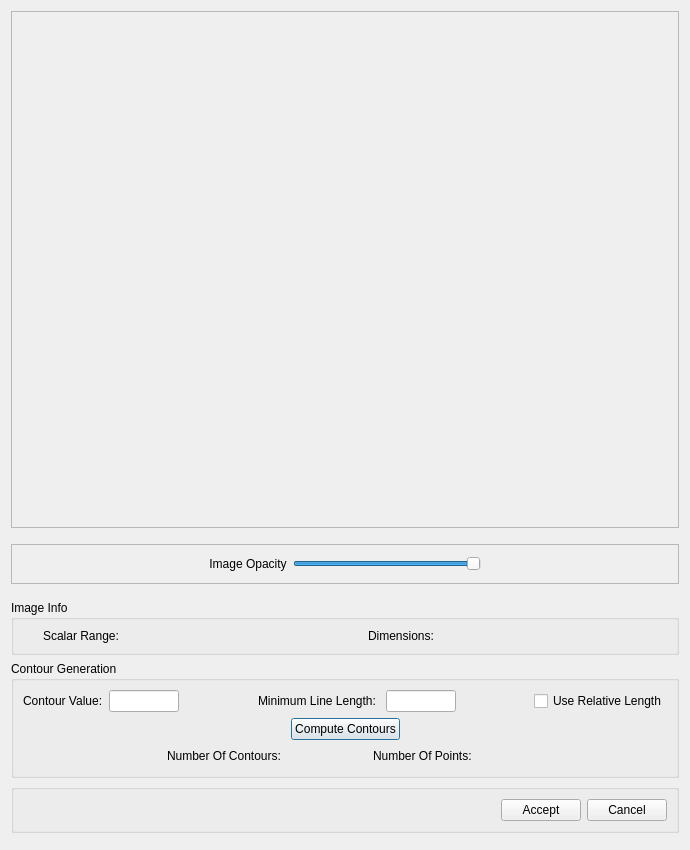
<?xml version="1.0" encoding="UTF-8"?>
<ui version="4.0">
 <class>qtCMBGenerateContoursDialog</class>
 <widget class="QDialog" name="qtCMBGenerateContoursDialog">
  <property name="geometry">
   <rect>
    <x>0</x>
    <y>0</y>
    <width>690</width>
    <height>850</height>
   </rect>
  </property>
  <property name="sizePolicy">
   <sizepolicy hsizetype="Preferred" vsizetype="Preferred">
    <horstretch>0</horstretch>
    <verstretch>0</verstretch>
   </sizepolicy>
  </property>
  <property name="windowTitle">
   <string>Generate Contours</string>
  </property>
  <layout class="QVBoxLayout" name="verticalLayout_6">
   <item>
    <widget class="QFrame" name="renderFrame">
     <property name="sizePolicy">
      <sizepolicy hsizetype="Preferred" vsizetype="Preferred">
       <horstretch>0</horstretch>
       <verstretch>0</verstretch>
      </sizepolicy>
     </property>
     <property name="minimumSize">
      <size>
       <width>0</width>
       <height>300</height>
      </size>
     </property>
     <property name="frameShape">
      <enum>QFrame::StyledPanel</enum>
     </property>
     <property name="frameShadow">
      <enum>QFrame::Raised</enum>
     </property>
    </widget>
   </item>
   <item>
    <spacer name="verticalSpacer">
     <property name="orientation">
      <enum>Qt::Vertical</enum>
     </property>
     <property name="sizeType">
      <enum>QSizePolicy::Fixed</enum>
     </property>
     <property name="sizeHint" stdset="0">
      <size>
       <width>20</width>
       <height>10</height>
      </size>
     </property>
    </spacer>
   </item>
   <item>
    <widget class="QFrame" name="loadImageFrame">
     <property name="sizePolicy">
      <sizepolicy hsizetype="Preferred" vsizetype="Fixed">
       <horstretch>0</horstretch>
       <verstretch>0</verstretch>
      </sizepolicy>
     </property>
     <property name="frameShape">
      <enum>QFrame::StyledPanel</enum>
     </property>
     <property name="frameShadow">
      <enum>QFrame::Raised</enum>
     </property>
     <layout class="QHBoxLayout" name="horizontalLayout_3">
      <item>
       <spacer name="horizontalSpacer_3">
        <property name="orientation">
         <enum>Qt::Horizontal</enum>
        </property>
        <property name="sizeHint" stdset="0">
         <size>
          <width>79</width>
          <height>20</height>
         </size>
        </property>
       </spacer>
      </item>
      <item>
       <widget class="QLabel" name="label_7">
        <property name="sizePolicy">
         <sizepolicy hsizetype="Preferred" vsizetype="Fixed">
          <horstretch>0</horstretch>
          <verstretch>0</verstretch>
         </sizepolicy>
        </property>
        <property name="text">
         <string>Image Opacity</string>
        </property>
        <property name="alignment">
         <set>Qt::AlignCenter</set>
        </property>
       </widget>
      </item>
      <item>
       <layout class="QVBoxLayout" name="verticalLayout_3">
        <item>
         <widget class="QSlider" name="imageOpacitySlider">
          <property name="maximum">
           <number>100</number>
          </property>
          <property name="singleStep">
           <number>2</number>
          </property>
          <property name="value">
           <number>100</number>
          </property>
          <property name="orientation">
           <enum>Qt::Horizontal</enum>
          </property>
         </widget>
        </item>
       </layout>
      </item>
      <item>
       <spacer name="horizontalSpacer_12">
        <property name="orientation">
         <enum>Qt::Horizontal</enum>
        </property>
        <property name="sizeHint" stdset="0">
         <size>
          <width>79</width>
          <height>20</height>
         </size>
        </property>
       </spacer>
      </item>
     </layout>
    </widget>
   </item>
   <item>
    <spacer name="verticalSpacer_2">
     <property name="orientation">
      <enum>Qt::Vertical</enum>
     </property>
     <property name="sizeType">
      <enum>QSizePolicy::Fixed</enum>
     </property>
     <property name="sizeHint" stdset="0">
      <size>
       <width>20</width>
       <height>10</height>
      </size>
     </property>
    </spacer>
   </item>
   <item>
    <widget class="QGroupBox" name="groupBox">
     <property name="sizePolicy">
      <sizepolicy hsizetype="Preferred" vsizetype="Fixed">
       <horstretch>0</horstretch>
       <verstretch>0</verstretch>
      </sizepolicy>
     </property>
     <property name="title">
      <string>Image Info</string>
     </property>
     <layout class="QHBoxLayout" name="horizontalLayout_2">
      <item>
       <widget class="QLabel" name="imageScalarRangeLabel">
        <property name="minimumSize">
         <size>
          <width>0</width>
          <height>0</height>
         </size>
        </property>
        <property name="text">
         <string>Scalar Range:</string>
        </property>
        <property name="indent">
         <number>20</number>
        </property>
       </widget>
      </item>
      <item>
       <widget class="QLabel" name="imageDimensionsLabel">
        <property name="minimumSize">
         <size>
          <width>250</width>
          <height>0</height>
         </size>
        </property>
        <property name="text">
         <string>Dimensions:</string>
        </property>
        <property name="margin">
         <number>0</number>
        </property>
        <property name="indent">
         <number>20</number>
        </property>
       </widget>
      </item>
     </layout>
    </widget>
   </item>
   <item>
    <widget class="QGroupBox" name="generateContoursBox">
     <property name="sizePolicy">
      <sizepolicy hsizetype="Preferred" vsizetype="Fixed">
       <horstretch>0</horstretch>
       <verstretch>0</verstretch>
      </sizepolicy>
     </property>
     <property name="title">
      <string>Contour Generation</string>
     </property>
     <layout class="QVBoxLayout" name="verticalLayout_4">
      <item>
       <layout class="QHBoxLayout" name="horizontalLayout">
        <item>
         <widget class="QLabel" name="label_2">
          <property name="text">
           <string>Contour Value:</string>
          </property>
         </widget>
        </item>
        <item>
         <widget class="QLineEdit" name="contourValue">
          <property name="sizePolicy">
           <sizepolicy hsizetype="Preferred" vsizetype="Fixed">
            <horstretch>0</horstretch>
            <verstretch>0</verstretch>
           </sizepolicy>
          </property>
          <property name="minimumSize">
           <size>
            <width>50</width>
            <height>0</height>
           </size>
          </property>
          <property name="maximumSize">
           <size>
            <width>70</width>
            <height>16777215</height>
           </size>
          </property>
         </widget>
        </item>
        <item>
         <spacer name="horizontalSpacer_10">
          <property name="orientation">
           <enum>Qt::Horizontal</enum>
          </property>
          <property name="sizeHint" stdset="0">
           <size>
            <width>40</width>
            <height>20</height>
           </size>
          </property>
         </spacer>
        </item>
        <item>
         <widget class="QLabel" name="label_6">
          <property name="text">
           <string>Minimum Line Length: </string>
          </property>
         </widget>
        </item>
        <item>
         <widget class="QLineEdit" name="minimumLineLength">
          <property name="sizePolicy">
           <sizepolicy hsizetype="Preferred" vsizetype="Fixed">
            <horstretch>0</horstretch>
            <verstretch>0</verstretch>
           </sizepolicy>
          </property>
          <property name="minimumSize">
           <size>
            <width>30</width>
            <height>0</height>
           </size>
          </property>
          <property name="maximumSize">
           <size>
            <width>70</width>
            <height>16777215</height>
           </size>
          </property>
         </widget>
        </item>
        <item>
         <spacer name="horizontalSpacer_11">
          <property name="orientation">
           <enum>Qt::Horizontal</enum>
          </property>
          <property name="sizeHint" stdset="0">
           <size>
            <width>40</width>
            <height>20</height>
           </size>
          </property>
         </spacer>
        </item>
        <item>
         <widget class="QCheckBox" name="relativeLineLengthCheckbox">
          <property name="text">
           <string>Use Relative Length</string>
          </property>
         </widget>
        </item>
       </layout>
      </item>
      <item>
       <layout class="QHBoxLayout" name="horizontalLayout_6">
        <item>
         <spacer name="horizontalSpacer">
          <property name="orientation">
           <enum>Qt::Horizontal</enum>
          </property>
          <property name="sizeHint" stdset="0">
           <size>
            <width>40</width>
            <height>20</height>
           </size>
          </property>
         </spacer>
        </item>
        <item>
         <widget class="QPushButton" name="generateContoursButton">
          <property name="text">
           <string>Compute Contours</string>
          </property>
         </widget>
        </item>
        <item>
         <spacer name="horizontalSpacer_7">
          <property name="orientation">
           <enum>Qt::Horizontal</enum>
          </property>
          <property name="sizeHint" stdset="0">
           <size>
            <width>40</width>
            <height>20</height>
           </size>
          </property>
         </spacer>
        </item>
       </layout>
      </item>
      <item>
       <layout class="QHBoxLayout" name="horizontalLayout_5">
        <item>
         <spacer name="horizontalSpacer_9">
          <property name="orientation">
           <enum>Qt::Horizontal</enum>
          </property>
          <property name="sizeHint" stdset="0">
           <size>
            <width>40</width>
            <height>20</height>
           </size>
          </property>
         </spacer>
        </item>
        <item>
         <widget class="QLabel" name="numberOfContoursLabel">
          <property name="sizePolicy">
           <sizepolicy hsizetype="Preferred" vsizetype="Fixed">
            <horstretch>0</horstretch>
            <verstretch>0</verstretch>
           </sizepolicy>
          </property>
          <property name="minimumSize">
           <size>
            <width>200</width>
            <height>0</height>
           </size>
          </property>
          <property name="text">
           <string>Number Of Contours: </string>
          </property>
         </widget>
        </item>
        <item>
         <widget class="QLabel" name="numberOfPointsLabel">
          <property name="sizePolicy">
           <sizepolicy hsizetype="Preferred" vsizetype="Fixed">
            <horstretch>0</horstretch>
            <verstretch>0</verstretch>
           </sizepolicy>
          </property>
          <property name="minimumSize">
           <size>
            <width>150</width>
            <height>0</height>
           </size>
          </property>
          <property name="text">
           <string>Number Of Points: </string>
          </property>
         </widget>
        </item>
        <item>
         <spacer name="horizontalSpacer_8">
          <property name="orientation">
           <enum>Qt::Horizontal</enum>
          </property>
          <property name="sizeHint" stdset="0">
           <size>
            <width>40</width>
            <height>20</height>
           </size>
          </property>
         </spacer>
        </item>
       </layout>
      </item>
     </layout>
    </widget>
   </item>
   <item>
    <widget class="QGroupBox" name="okCancelBox">
     <property name="sizePolicy">
      <sizepolicy hsizetype="Preferred" vsizetype="Fixed">
       <horstretch>0</horstretch>
       <verstretch>0</verstretch>
      </sizepolicy>
     </property>
     <property name="title">
      <string/>
     </property>
     <layout class="QGridLayout" name="gridLayout_2">
      <item row="0" column="1">
       <widget class="QPushButton" name="createContourNodesButton">
        <property name="text">
         <string>Accept</string>
        </property>
       </widget>
      </item>
      <item row="0" column="2">
       <widget class="QPushButton" name="cancelButton">
        <property name="text">
         <string>Cancel</string>
        </property>
       </widget>
      </item>
      <item row="0" column="0">
       <spacer name="horizontalSpacer_5">
        <property name="orientation">
         <enum>Qt::Horizontal</enum>
        </property>
        <property name="sizeHint" stdset="0">
         <size>
          <width>40</width>
          <height>20</height>
         </size>
        </property>
       </spacer>
      </item>
     </layout>
    </widget>
   </item>
   <item>
    <widget class="QWidget" name="progressWidget" native="true">
     <property name="sizePolicy">
      <sizepolicy hsizetype="Preferred" vsizetype="Fixed">
       <horstretch>0</horstretch>
       <verstretch>0</verstretch>
      </sizepolicy>
     </property>
     <property name="minimumSize">
      <size>
       <width>0</width>
       <height>0</height>
      </size>
     </property>
     <property name="maximumSize">
      <size>
       <width>16777215</width>
       <height>16777215</height>
      </size>
     </property>
    </widget>
   </item>
  </layout>
 </widget>
 <resources/>
 <connections/>
</ui>
